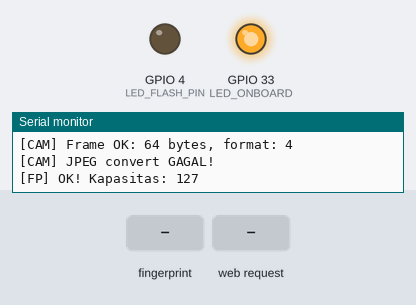
This program was run on a simulated ESP32. Shown: output pins drawn as LEDs (lit = HIGH), the last lines printed to the serial monitor. The inputs (shaded band) are chosen by the test bench. WiFi joins after 1.5 s; servers stay silent unless stated; uploads are accepted with an empty reply; the camera gives no picture.

Above: at 5.3 s.
5.4 s: finger stored as number 1 placed on the sensor
At 6.04 s:
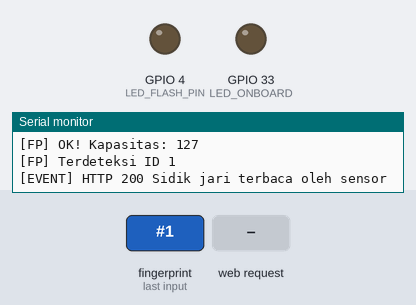
7.7 s: HTTP request GET /blynk/update received
9.2 s: HTTP request GET /enroll?id=1 received
Timing chart, 0 to 12.2 s (numbered marks = the images above; inputs shaded):
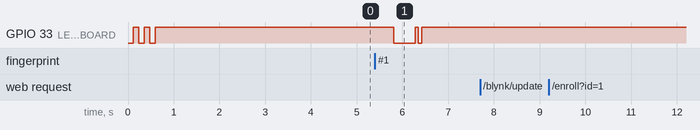

Measured:
- after the input at 5.4 s, GPIO 33 (LED_ONBOARD): HIGH → LOW after 0.41 s, → HIGH 0.47 s later, → LOW 0.07 s later, → HIGH 0.07 s later

The program:

main.cpp
```cpp
#include <Arduino.h>
#include "config.h"
#include <WiFi.h>
#include <WebServer.h>
#include <HTTPClient.h>
#include <BlynkSimpleEsp32.h>
#include <Adafruit_Fingerprint.h>
#include "esp_camera.h"

WebServer server(80);
HardwareSerial mySerial(1);
Adafruit_Fingerprint finger = Adafruit_Fingerprint(&mySerial);
SemaphoreHandle_t fpMutex = NULL;
TaskHandle_t fingerTaskHandle = NULL;
volatile bool enrolling = false;
volatile bool fingerprintReady = false;

void setOnboardLed(bool on) {
  digitalWrite(LED_ONBOARD, on ? LOW : HIGH);
}

void blinkOnboardLed(uint8_t count, uint16_t onMs = 120, uint16_t offMs = 120) {
  for (uint8_t i = 0; i < count; i++) {
    setOnboardLed(true);
    delay(onMs);
    setOnboardLed(false);
    delay(offMs);
  }
}

bool initCamera() {
  camera_config_t cfg;
  memset(&cfg, 0, sizeof(cfg));

  cfg.ledc_channel = LEDC_CHANNEL_0;
  cfg.ledc_timer   = LEDC_TIMER_0;
  cfg.pin_d0 = Y2_GPIO_NUM; cfg.pin_d1 = Y3_GPIO_NUM;
  cfg.pin_d2 = Y4_GPIO_NUM; cfg.pin_d3 = Y5_GPIO_NUM;
  cfg.pin_d4 = Y6_GPIO_NUM; cfg.pin_d5 = Y7_GPIO_NUM;
  cfg.pin_d6 = Y8_GPIO_NUM; cfg.pin_d7 = Y9_GPIO_NUM;
  cfg.pin_xclk     = XCLK_GPIO_NUM;
  cfg.pin_pclk     = PCLK_GPIO_NUM;
  cfg.pin_vsync    = VSYNC_GPIO_NUM;
  cfg.pin_href     = HREF_GPIO_NUM;
  cfg.pin_sccb_sda = SIOD_GPIO_NUM;
  cfg.pin_sccb_scl = SIOC_GPIO_NUM;
  cfg.pin_pwdn     = PWDN_GPIO_NUM;
  cfg.pin_reset    = RESET_GPIO_NUM;
  cfg.xclk_freq_hz = 10000000;          // 10MHz — lebih stabil (dari kode kamu)
  cfg.pixel_format = PIXFORMAT_RGB565;  // RGB565 → convert ke JPEG (dari kode kamu)
  cfg.frame_size   = FRAMESIZE_QQVGA;  // 160x120 default, bisa diubah
  cfg.fb_count     = 1;
  cfg.fb_location  = CAMERA_FB_IN_DRAM;
  cfg.grab_mode    = CAMERA_GRAB_WHEN_EMPTY;

  esp_err_t err = esp_camera_init(&cfg);
  if (err != ESP_OK) { Serial.printf("[CAM] Gagal: 0x%x\n", err); return false; }

  // Verifikasi sensor
  sensor_t* s = esp_camera_sensor_get();
  if (!s) { Serial.println("[CAM] Sensor get GAGAL!"); return false; }
  Serial.printf("[CAM] Sensor PID: 0x%x\n", s->id.PID);
  s->set_framesize(s, FRAMESIZE_QQVGA);
  delay(300);

  // Test frame + convert JPEG
  camera_fb_t* fb = esp_camera_fb_get();
  if (!fb) { Serial.println("[CAM] Frame test GAGAL!"); return false; }
  Serial.printf("[CAM] Frame OK: %d bytes, format: %d\n", fb->len, fb->format);
  uint8_t* jpg_buf = NULL; size_t jpg_len = 0;
  bool conv = frame2jpg(fb, 80, &jpg_buf, &jpg_len);
  esp_camera_fb_return(fb);
  if (!conv || !jpg_buf) { Serial.println("[CAM] JPEG convert GAGAL!"); if(jpg_buf) free(jpg_buf); return false; }
  Serial.printf("[CAM] JPEG convert OK: %d bytes\n", jpg_len);
  free(jpg_buf);

  Serial.println("[CAM] Siap!");
  return true;
}

bool initFingerprint() {
  mySerial.begin(FP_BAUD, SERIAL_8N1, FP_RX_PIN, FP_TX_PIN);
  finger.begin(FP_BAUD);
  if (finger.verifyPassword()) {
    Serial.printf("[FP] OK! Kapasitas: %d\n", finger.capacity);
    fingerprintReady = true;
    return true;
  }
  Serial.println("[FP] Sensor tidak ditemukan");
  fingerprintReady = false;
  return false;
}

String jsonEscape(const char *value) {
  String output = "";
  while (*value) {
    if (*value == '"' || *value == '\\') output += '\\';
    output += *value;
    value++;
  }
  return output;
}

void sendEventToBackend(const char *type, const char *status, const char *message, int fingerprintId = -1) {
  HTTPClient http;
  String url = String(BACKEND_URL) + "/api/esp32/events";
  http.begin(url);
  http.setTimeout(800);
  http.addHeader("Content-Type", "application/json");

  String body = "{\"type\":\"";
  body += jsonEscape(type);
  body += "\",\"status\":\"";
  body += jsonEscape(status);
  body += "\",\"message\":\"";
  body += jsonEscape(message);
  body += "\"";
  if (fingerprintId > 0) {
    body += ",\"fingerprintId\":";
    body += fingerprintId;
  }
  body += "}";

  int code = http.POST(body);
  Serial.printf("[EVENT] HTTP %d %s\n", code, message);
  http.end();
}

int scanFP() {
  if (finger.getImage() != FINGERPRINT_OK) return -2;
  if (finger.image2Tz() != FINGERPRINT_OK) return -1;
  if (finger.fingerSearch() != FINGERPRINT_OK) return -1;
  return finger.fingerID;
}

bool deleteFP(int id) {
  return finger.deleteModel(id) == FINGERPRINT_OK;
}

bool failEnroll(uint8_t id, const char *message) {
  Serial.printf("[FP] %s\n", message);
  sendEventToBackend("enroll", "danger", message, id);
  return false;
}

bool enrollFPUnlocked(uint8_t id) {
  int p = -1;
  Serial.printf("[FP] Mulai enrollment ID %d\n", id);
  sendEventToBackend("enroll", "info", "Mulai enrollment sidik jari", id);

  while (p != FINGERPRINT_OK) {
    p = finger.getImage();
    delay(80);
  }
  if (finger.image2Tz(1) != FINGERPRINT_OK) return failEnroll(id, "Pembacaan sidik jari pertama gagal");

  Serial.println("[FP] Lepaskan jari");
  sendEventToBackend("enroll", "warning", "Lepaskan jari dari sensor", id);
  delay(1800);
  while (finger.getImage() != FINGERPRINT_NOFINGER) {
    delay(80);
  }

  Serial.println("[FP] Tempelkan jari yang sama");
  sendEventToBackend("enroll", "info", "Tempelkan jari yang sama", id);
  p = -1;
  while (p != FINGERPRINT_OK) {
    p = finger.getImage();
    delay(80);
  }
  if (finger.image2Tz(2) != FINGERPRINT_OK) return failEnroll(id, "Pembacaan sidik jari kedua gagal");
  if (finger.createModel() != FINGERPRINT_OK) return failEnroll(id, "Sidik jari pertama dan kedua tidak cocok");
  if (finger.storeModel(id) != FINGERPRINT_OK) return failEnroll(id, "Gagal menyimpan sidik jari ke sensor");

  Serial.printf("[FP] Enrollment ID %d berhasil\n", id);
  sendEventToBackend("enroll", "success", "Enrollment sidik jari berhasil", id);
  return true;
}

bool enrollFP(uint8_t id) {
  if (!fingerprintReady || !fpMutex) {
    return failEnroll(id, "Sensor fingerprint belum siap");
  }

  enrolling = true;
  if (xSemaphoreTake(fpMutex, pdMS_TO_TICKS(5000)) != pdTRUE) {
    enrolling = false;
    return failEnroll(id, "Sensor fingerprint sedang sibuk");
  }

  bool ok = enrollFPUnlocked(id);
  xSemaphoreGive(fpMutex);
  enrolling = false;
  return ok;
}

void sendScanToBackend(int fingerprintId) {
  sendEventToBackend("scan", "info", "Sidik jari terbaca oleh sensor", fingerprintId);

  HTTPClient http;
  String url = String(BACKEND_URL) + "/api/esp32/scan";
  http.begin(url);
  http.setTimeout(1500);
  http.addHeader("Content-Type", "application/json");

  String body = "{\"fingerprintId\":";
  body += fingerprintId;
  body += "}";

  int code = http.POST(body);
  String response = http.getString();
  Serial.printf("[API] Scan %d -> HTTP %d %s\n", fingerprintId, code, response.c_str());
  http.end();
}

void fingerTask(void *parameter) {
  (void)parameter;

  for (;;) {
    if (fingerprintReady && !enrolling && fpMutex && xSemaphoreTake(fpMutex, pdMS_TO_TICKS(20)) == pdTRUE) {
      int fingerId = scanFP();
      xSemaphoreGive(fpMutex);

      if (fingerId > 0) {
        setOnboardLed(true);
        Serial.printf("[FP] Terdeteksi ID %d\n", fingerId);
        sendScanToBackend(fingerId);
        setOnboardLed(false);
        blinkOnboardLed(2, 70, 70);
        vTaskDelay(pdMS_TO_TICKS(1600));
      }
    }

    vTaskDelay(pdMS_TO_TICKS(80));
  }
}

String argOrDefault(const char *name, const char *fallback) {
  if (server.hasArg(name)) return server.arg(name);
  return String(fallback);
}

void handleBlynkUpdate() {
  server.sendHeader("Access-Control-Allow-Origin", "*");

  if (WiFi.status() != WL_CONNECTED) {
    server.send(503, "application/json", "{\"ok\":false,\"message\":\"ESP32 belum konek internet\"}");
    return;
  }

  if (!Blynk.connected()) {
    Blynk.connect(2500);
  }

  if (!Blynk.connected()) {
    server.send(503, "application/json", "{\"ok\":false,\"message\":\"Blynk belum terkoneksi\"}");
    return;
  }

  String name = argOrDefault("name", "-");
  String id = argOrDefault("fingerprintId", "-");
  String status = argOrDefault("status", "-");
  String time = argOrDefault("time", "-");
  String total = argOrDefault("total", "0");
  String remaining = argOrDefault("remaining", "0");
  String ratio = argOrDefault("ratio", "0/0");
  String percent = argOrDefault("percent", "0");

  Blynk.virtualWrite(BLYNK_VPIN_NAMA, name);
  Blynk.virtualWrite(BLYNK_VPIN_ID, id);
  Blynk.virtualWrite(BLYNK_VPIN_STATUS, status);
  Blynk.virtualWrite(BLYNK_VPIN_JAM, time);
  Blynk.virtualWrite(BLYNK_VPIN_TOTAL, total);
  Blynk.virtualWrite(BLYNK_VPIN_SISA, remaining);
  Blynk.virtualWrite(BLYNK_VPIN_RASIO, ratio);
  Blynk.virtualWrite(BLYNK_VPIN_PERSEN, percent);

  Serial.printf("[BLYNK] %s ID %s %s %s%%\n", name.c_str(), id.c_str(), ratio.c_str(), percent.c_str());
  server.send(200, "application/json", "{\"ok\":true}");
}

void handleJpg() {
  camera_fb_t *fb = esp_camera_fb_get();
  if (!fb) {
    server.send(500, "text/plain", "Camera capture failed");
    return;
  }

  uint8_t *jpgBuf = NULL;
  size_t jpgLen = 0;
  bool ok = frame2jpg(fb, 80, &jpgBuf, &jpgLen);
  esp_camera_fb_return(fb);

  if (!ok || !jpgBuf) {
    if (jpgBuf) free(jpgBuf);
    server.send(500, "text/plain", "JPEG convert failed");
    return;
  }

  server.sendHeader("Access-Control-Allow-Origin", "*");
  server.setContentLength(jpgLen);
  server.send(200, "image/jpeg", "");
  server.client().write(jpgBuf, jpgLen);
  free(jpgBuf);
}

void handleStream() {
  WiFiClient client = server.client();
  client.print("HTTP/1.1 200 OK\r\n");
  client.print("Access-Control-Allow-Origin: *\r\n");
  client.print("Content-Type: multipart/x-mixed-replace; boundary=frame\r\n");
  client.print("Cache-Control: no-cache\r\n");
  client.print("Connection: close\r\n\r\n");

  int frameCount = 0;
  while (client.connected() && frameCount < 40) {
    camera_fb_t *fb = esp_camera_fb_get();
    if (!fb) break;

    uint8_t *jpgBuf = NULL;
    size_t jpgLen = 0;
    bool ok = frame2jpg(fb, 80, &jpgBuf, &jpgLen);
    esp_camera_fb_return(fb);

    if (!ok || !jpgBuf) {
      if (jpgBuf) free(jpgBuf);
      Serial.println("[CAM] Stream JPEG convert gagal");
      break;
    }

    client.print("--frame\r\n");
    client.print("Content-Type: image/jpeg\r\n");
    client.printf("Content-Length: %u\r\n\r\n", (unsigned int)jpgLen);
    client.write(jpgBuf, jpgLen);
    client.print("\r\n");
    free(jpgBuf);
    frameCount++;

    delay(120);
  }
}

void setupRoutes() {
  server.on("/", []() {
    server.sendHeader("Access-Control-Allow-Origin", "*");
    String body = "{\"device\":\"esp32cam\",\"status\":\"ok\",\"version\":\"";
    body += APP_VERSION;
    body += "\"}";
    server.send(200, "application/json", body);
  });
  server.on("/enroll", HTTP_GET, []() {
    server.sendHeader("Access-Control-Allow-Origin", "*");
    if (!server.hasArg("id")) {
      server.send(400, "application/json", "{\"ok\":false,\"message\":\"id wajib diisi\"}");
      return;
    }

    int id = server.arg("id").toInt();
    if (id <= 0 || id > 255) {
      server.send(400, "application/json", "{\"ok\":false,\"message\":\"id harus 1-255\"}");
      return;
    }

    bool ok = enrollFP((uint8_t)id);
    server.send(ok ? 200 : 422, "application/json", ok ? "{\"ok\":true}" : "{\"ok\":false,\"message\":\"enrollment gagal\"}");
  });
  server.on("/jpg", HTTP_GET, handleJpg);
  server.on("/stream", HTTP_GET, handleStream);
  server.on("/blynk/update", HTTP_POST, handleBlynkUpdate);
  server.on("/blynk/update", HTTP_GET, handleBlynkUpdate);
  server.begin();
}

void connectWifi() {
  IPAddress apIP(AP_IP_OCTET_1, AP_IP_OCTET_2, AP_IP_OCTET_3, AP_IP_OCTET_4);
  IPAddress gateway(AP_IP_OCTET_1, AP_IP_OCTET_2, AP_IP_OCTET_3, AP_IP_OCTET_4);
  IPAddress subnet(255, 255, 255, 0);

  WiFi.mode(WIFI_AP_STA);
  WiFi.softAPConfig(apIP, gateway, subnet);
  bool apOk = WiFi.softAP(AP_SSID, AP_PASSWORD);

  Serial.printf("[AP] %s %s\n", AP_SSID, apOk ? "aktif" : "gagal");
  Serial.printf("[AP] IP ESP32: %s\n", WiFi.softAPIP().toString().c_str());
  Serial.println("[AP] Set IP laptop manual ke 192.168.4.2, subnet 255.255.255.0");

  WiFi.begin(WIFI_SSID, WIFI_PASSWORD);
  Serial.printf("[WiFi] Menghubungkan ke %s", WIFI_SSID);

  unsigned long startedAt = millis();
  while (WiFi.status() != WL_CONNECTED && millis() - startedAt < 20000) {
    delay(500);
    Serial.print(".");
  }

  if (WiFi.status() == WL_CONNECTED) {
    Serial.printf("\n[WiFi] Terhubung. IP STA: %s\n", WiFi.localIP().toString().c_str());
  } else {
    Serial.println("\n[WiFi] Gagal konek ke hotspot HP. AP lokal tetap aktif.");
  }
}

void setup() {
  Serial.begin(115200);
  pinMode(LED_FLASH_PIN, OUTPUT);
  pinMode(LED_ONBOARD, OUTPUT);
  digitalWrite(LED_FLASH_PIN, LOW);
  setOnboardLed(false);
  blinkOnboardLed(3, 120, 120);
  fpMutex = xSemaphoreCreateMutex();

  connectWifi();
  initCamera();
  initFingerprint();
  setupRoutes();
  Blynk.config(BLYNK_AUTH_TOKEN);
  if (WiFi.status() == WL_CONNECTED) {
    Blynk.connect(3000);
  }

  xTaskCreatePinnedToCore(
    fingerTask,
    "fingerTask",
    8192,
    NULL,
    1,
    &fingerTaskHandle,
    1
  );
}

void loop() {
  server.handleClient();
  Blynk.run();

  delay(80);
}
```

config.h
```cpp
#pragma once

#define APP_VERSION "1.0.0"

#define WIFI_SSID "c30"
#define WIFI_PASSWORD "12345678"

#define AP_SSID "Absensi-SLB"
#define AP_PASSWORD "12345678"
#define AP_IP_OCTET_1 192
#define AP_IP_OCTET_2 168
#define AP_IP_OCTET_3 4
#define AP_IP_OCTET_4 1

#define BACKEND_URL "http://192.168.4.2:8080"

#define BLYNK_TEMPLATE_ID "TMPL67t1bjQQr"
#define BLYNK_TEMPLATE_NAME "Presensi SLB"
#define BLYNK_AUTH_TOKEN "RzElXtyz9bjqAcBDtpV5Ah9ABPDUnFJf"

#define BLYNK_VPIN_NAMA V0
#define BLYNK_VPIN_ID V1
#define BLYNK_VPIN_STATUS V2
#define BLYNK_VPIN_JAM V3
#define BLYNK_VPIN_TOTAL V4
#define BLYNK_VPIN_SISA V8
#define BLYNK_VPIN_RASIO V7
#define BLYNK_VPIN_PERSEN V6

#define LED_FLASH_PIN 4
#define LED_ONBOARD 33

#define CAM_QUALITY 12
#define CAM_FRAMESIZE FRAMESIZE_QVGA

#define PWDN_GPIO_NUM 32
#define RESET_GPIO_NUM -1
#define XCLK_GPIO_NUM 0
#define SIOD_GPIO_NUM 26
#define SIOC_GPIO_NUM 27
#define Y9_GPIO_NUM 35
#define Y8_GPIO_NUM 34
#define Y7_GPIO_NUM 39
#define Y6_GPIO_NUM 36
#define Y5_GPIO_NUM 21
#define Y4_GPIO_NUM 19
#define Y3_GPIO_NUM 18
#define Y2_GPIO_NUM 5
#define VSYNC_GPIO_NUM 25
#define HREF_GPIO_NUM 23
#define PCLK_GPIO_NUM 22

#define FP_RX_PIN 3
#define FP_TX_PIN 12
#define FP_BAUD 57600
```
